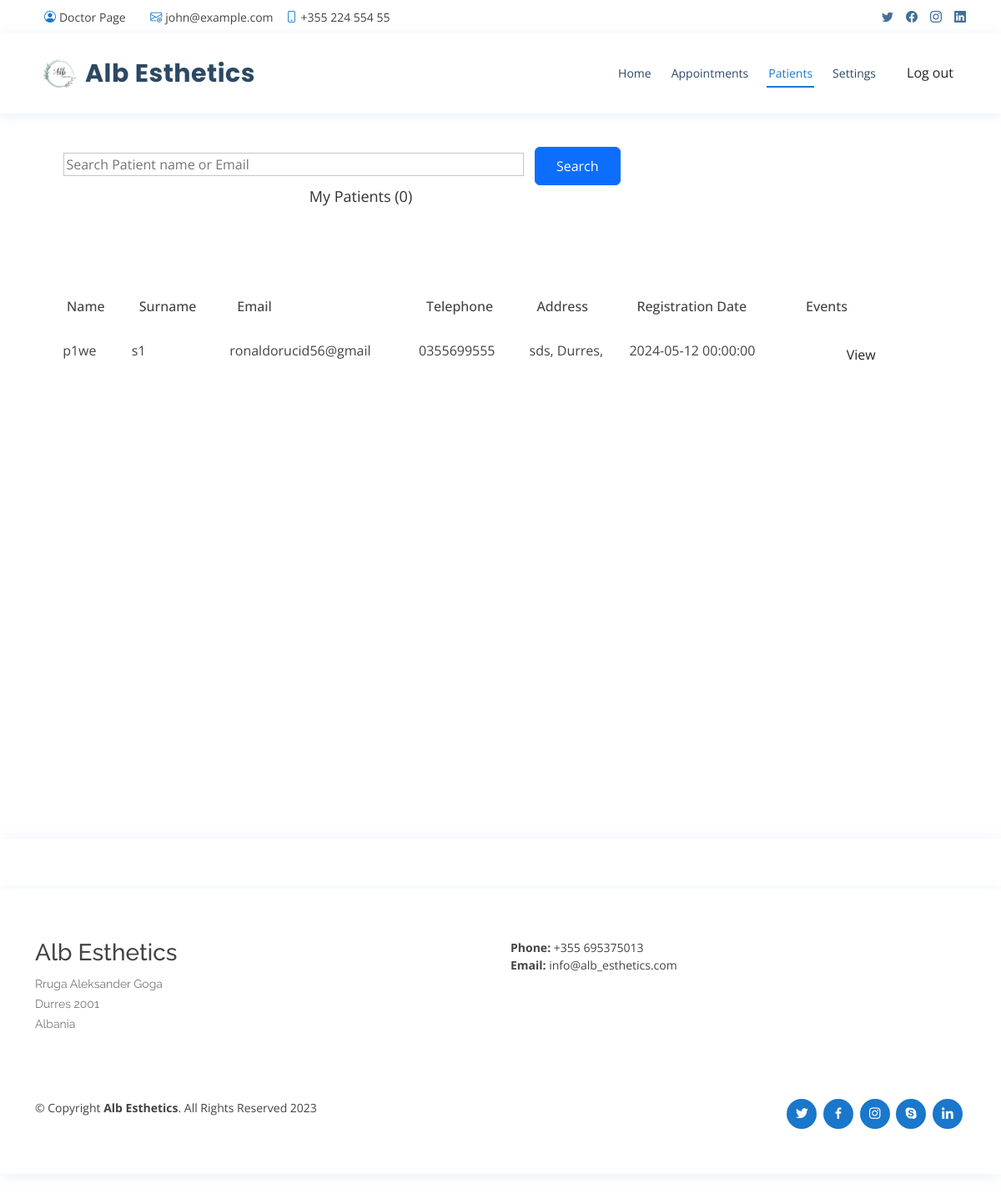
Screenshot of /views/doctor/patients.php (signed in) with the database file from the repository.
### tables this page shows
CREATE TABLE `patient` (
  `id` int(11) NOT NULL,
  `name` varchar(255) NOT NULL,
  `surname` varchar(255) NOT NULL,
  `address` varchar(255) NOT NULL,
  `country` varchar(255) NOT NULL,
  `city` varchar(255) NOT NULL,
  `reg_date` datetime NOT NULL,
  `ptel` varchar(15) NOT NULL
);

CREATE TABLE `user` (
  `id` int(11) NOT NULL,
  `email` varchar(255) NOT NULL,
  `password` varchar(255) NOT NULL,
  `usertype` enum('a','d','p') NOT NULL
);

### db/DbConfig.php (called while the page is built, shortened)
<?php
class DbConfig
{
    private static $connection;
    public static function getConnection()
    {
        if (!self::$connection) {
            self::$connection = new mysqli('127.0.0.1', 'root', '', 'alb_esthetics');
        }
        return self::$connection;
    }
}
?>

### services/userService.php (called while the page is built, shortened)
<?php
require_once __DIR__ . '/../db/DbConfig.php';
class UserService
{
    private $db;
    public function __construct()
    {
        $this->db = DbConfig::getConnection();
    }
    public function getUserByEmail($email)
    {
        $sqlmain = "select * from user where email=?;";
        $stmt = $this->db->prepare($sqlmain);
        $stmt->bind_param("s", $email);
        $stmt->execute();
        return $stmt->get_result();
    }
    public function getPatients()
    {
        return $this->db->query("SELECT patient.*,user.* FROM patient
                             INNER JOIN user ON patient.id = user.id;");
    }
    public function getMyPatients($id)
    {
        return $this->db->query("select patient.* from patient JOIN appointment ON appointment.id=patient.id where doc_id='$id';");
    }
}
?>

### views/doctor/patients.php (the view, shortened to what this page needs)
<!DOCTYPE html>
<html lang="en">
<head>
    <link href="../../assets/vendor/fontawesome-free/css/all.min.css" rel="stylesheet">
    <link href="../../assets/vendor/animate.css/animate.min.css" rel="stylesheet">
    <link href="../../assets/vendor/bootstrap/css/bootstrap.min.css" rel="stylesheet">
    <link href="../../assets/vendor/bootstrap-icons/bootstrap-icons.css" rel="stylesheet">
    <link href="../../assets/vendor/boxicons/css/boxicons.min.css" rel="stylesheet">
    <link href="../../assets/vendor/glightbox/css/glightbox.min.css" rel="stylesheet">
    <link href="../../assets/vendor/remixicon/remixicon.css" rel="stylesheet">
    <link href="../../assets/vendor/swiper/swiper-bundle.min.css" rel="stylesheet">
    <link href="../../assets/css/style.css" rel="stylesheet">
    <link href="../../assets/css/adm.css" rel="stylesheet">
</head>
<body>
<?php
require_once __DIR__ . '/../../services/userService.php';
$userService = new UserService();
?>
<div id="topbar" class="d-flex align-items-center fixed-top">
    <div class="container d-flex justify-content-between">
        <div class="contact-info d-flex align-items-center">
            <i class="bi bi-person-circle"></i> Doctor Page &nbsp &nbsp
            <i class="bi bi-envelope-at"></i> <?php echo $_SESSION['user'];
            ?>
            <i class="bi bi-phone"></i> +355 224 554 55
        </div>
        <div class="d-none d-lg-flex social-links align-items-center">
            <a href="#" class="twitter"><i class="bi bi-twitter"></i></a>
            <a href="#" class="facebook"><i class="bi bi-facebook"></i></a>
            <a href="#" class="instagram"><i class="bi bi-instagram"></i></a>
            <a href="#" class="linkedin"><i class="bi bi-linkedin"></i></i></a>
        </div>
    </div>
</div>
<header id="header" class="fixed-top">
    <div class="container d-flex align-items-center">
        <img src="../../assets/img/logo.png" width="60px" height="60px">
        <h1 class="logo me-auto"><a href="index.php">
                Alb Esthetics</a></h1>
        <nav id="navbar" class="navbar order-last order-lg-0">
            <ul>
                <li><a class="nav-link scrollto " href="index.php">Home</a></li>
                <li><a class="nav-link scrollto" href="appointments.php">Appointments</a></li>
                <li><a class="nav-link scrollto active" href="patients.php">Patients </a></li>
                <li><a class="nav-link scrollto" href="settings.php">Settings </a></li>
                <li><a href="../../services/logoutService.php"><input type="button" value="Log out"
                                                                      class="logout-btn btn-primary-soft btn"></a>
                </li>
            </ul>
        </nav>
    </div>
</header>
<section class="my-patients">
    <br>
    <br>
    <div class="container w-100 mt-5 h-auto d-grid">
        <?php
        $email = $_SESSION["user"];
        $doc_id = $userService->getUserByEmail($email)->fetch_assoc()["id"];
        $myPatients = $userService->getMyPatients($doc_id);
        ?>
        <div class="row search-div">
            <div class="col-8 text-center">
                <div class="search">
                    <form action="" method="post" class="header-search">
                        <input type="search" name="search" class="input-text header-searchbar"
                               placeholder="Search Patient name or Email" list="patient">&nbsp;&nbsp;
                        <input type="Submit" value="Search" class="login-btn btn-primary btn"
                               style="padding-left: 25px;padding-right: 25px;padding-top: 10px;padding-bottom: 10px;">
                    </form>
                </div>
                <p class="heading-main12" style="margin-left: 45px;font-size:18px;color:rgb(49, 49, 49)">My Patients
                    (<?php echo $myPatients->num_rows; ?>)</p>
            </div>
        </div>
            <?php
            if ($_POST) {
                $keyword = $_POST["search"];
                $patients = $userService->searchPatients($keyword);
            } else {
                $patients = $userService->getPatients();
            } ?>
        <div class="row search-div">
            <div class="abc scroll">
                <table width="93%" class="sub-table scrolldown" style="border-spacing:0;">
                    <thead>
                    <tr>
                        <th class="table-headin">
                            Name
                        </th>
                        <th class="table-headin">
                            Surname
                        </th>
                        <th class="table-headin">
                            Email
                        </th>
                        <th class="table-headin">
                            Telephone
                        </th>
                        <th class="table-headin">
                            Address
                        </th>
                        <th class="table-headin">
                            Registration Date
                        </th>
                        <th class="table-headin">
                            Events
                    </tr>
                    </thead>
                    <tbody>
                    <?php
                    if ($patients->num_rows == 0) {
                        echo '<tr>
                                    <td colspan="4">
                                    <br><br><br><br>
                                    <center>
                                    <img src="../assets/img/notfound.svg" width="25%">
                                    <br>
                                    <p class="heading-main12" style="margin-left: 45px;font-size:20px;color:rgb(49, 49, 49)">We  couldnt find anything related to your keywords !</p>
                                    <a class="non-style-link" href="patients.php"><button  class="login-btn btn-primary-soft btn"  style="display: flex;justify-content: center;align-items: center;margin-left:20px;">&nbsp; Show all Patients &nbsp;</font></button>
                                    </a>
                                    </center>
                                    <br><br><br><br>
                                    </td>
                                    </tr>';
                    } else {
                        for ($x = 0; $x < $patients->num_rows; $x++) {
                            $row = $patients->fetch_assoc();
                            $id = $row["id"];
                            $name = $row["name"];
                            $surname = $row["surname"];
                            $email = $row["email"];
                            $tel = $row["ptel"];
                            $address = $row["address"];
                            $city = $row["city"];
                            $country = $row["country"];
                            $reg_date = $row["reg_date"];
                            echo '<tr>
                                        <td> &nbsp;' .
                                substr($name, 0, 35)
                                . '</td>
                                        <td>
                                        ' . substr($surname, 0, 20) . '
                                        </td>
                                        <td>
                                        ' . substr($email, 0, 20) . '
                                         </td>
                                           <td>
                                            ' . substr($tel, 0, 20) . '
                                        </td>
                                        <td>
                                        ' . $address . ', ' . $city . ', ' . $country . '
                                        </td>
                                           <td>
                                        ' . $reg_date . '
                                        </td>
                                        <td >
                                        <div style="display:flex;justify-content: center;">
                                        <a href="../patient.php?action=view&id=' . $id . '" class="non-style-link"><button  class="btn-primary-soft btn button-icon btn-view"  style="padding-left: 40px;padding-top: 12px;padding-bottom: 12px;margin-top: 10px;"><font class="tn-in-text">View</font></button></a>
                                        &nbsp;&nbsp;&nbsp;
                                        </div>
                                        </td>
                                    </tr>';
                        }
                    }
                    ?>
                    </tbody>
                </table>
            </div>
        </div>
    </div>
</section>
<?php
include("../pages/footer.php");
?>
</body>
</html>

### assets/css/style.css (style rules this page uses)
body { font-family: "Open Sans", sans-serif; color: #444444; }
a { color: #1977cc; text-decoration: none; }
h1, h2, h3, h4, h5, h6 { font-family: "Raleway", sans-serif; }
#topbar { background: #fff; height: 40px; font-size: 14px; transition: all 0.5s; z-index: 996; }
#topbar .contact-info i { color: #1977cc; padding-right: 4px; margin-left: 15px; line-height: 0; }
#topbar .contact-info i:first-child { margin-left: 0; }
#topbar .social-links a { color: #437099; padding-left: 15px; display: inline-block; line-height: 1px; transition: 0.3s; }
#topbar .social-links a:first-child { border-left: 0; }
#header { background: #fff; transition: all 0.5s; z-index: 997; padding: 15px 0; top: 40px; box-shadow: 0px 2px 15px rgba(25, 119, 204, 0.1); }
#header .logo { font-size: 30px; margin: 0; padding: 0; line-height: 1; font-weight: 700; letter-spacing: 0.5px; font-family: "Poppins", sans-serif; }
#header .logo a { color: #2c4964; }
.navbar { padding: 0; }
.navbar ul { margin: 0; padding: 0; display: flex; list-style: none; align-items: center; }
.navbar li { position: relative; }
.navbar > ul > li { position: relative; white-space: nowrap; padding: 8px 0 8px 20px; }
.navbar a, .navbar a:focus { display: flex; align-items: center; justify-content: space-between; font-size: 14px; color: #2c4964; white-space: nowrap; transition: 0.3s; border-bottom: 2px solid #fff; padding: 5px 2px; }
.navbar a:hover, .navbar .active, .navbar .active:focus, .navbar li:hover > a { color: #1977cc; border-color: #1977cc; }
section { padding: 60px 0; overflow: hidden; }

### assets/css/adm.css (style rules this page uses)
.search-div { position: relative; margin-top: 20px; }
.header-searchbar { width: 75%; background-color: rgba(255, 255, 255, 0.705); border: 0.5px solid rgba(190, 190, 190, 0.884); }
.abc { width: 100%; height: 600px; overflow: auto; padding: 20px; margin: 20px; }
.table-headin { font-size: 16px; font-weight: 500; padding: 10px; border-bottom: 3px solid var(--primarycolor); }

### rows the page displays
patient: name "p1we", surname "s1", id.email "ronaldorucid56@gmail", ptel "0355699555", address "sds", city "Durres", reg_date "2024-05-12 00:00:00"

### other values shown
$_SESSION['user'] "john@example.com"
$myPatients->num_rows "0"
